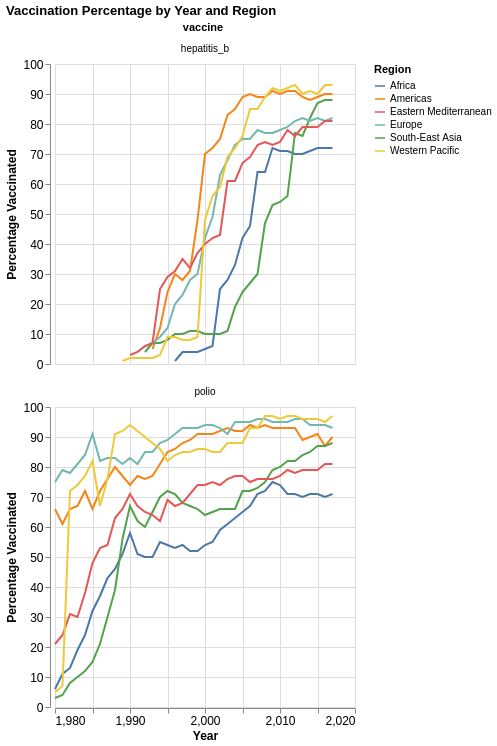

Notebook code for this chart:
### Code cell
# Task 8: Facet line plot for polio and hepatitis B vertically
vertical_world = alt.Chart(world_vaccination).mark_line().encode(   # Initialize line plot
    x=alt.X("yr").title("Year").scale(zero=False),              # X-axis = year, not starting from zero
    y=alt.Y("pct_vaccinated").title("Percentage Vaccinated"),   # Y-axis = percent vaccinated
    color=alt.Color("who_region").title("Region")               # Color = region
).facet(                                                        # Facet by vaccine type, arrange in one column
    "vaccine",
    columns=1
).configure_axis(                                               # Set size of axis text
    labelFontSize=12,
    titleFontSize=12
).properties(                                                   # Set plot title
    title="Vaccination Percentage by Year and Region"
)
vertical_world

### Figure 1 — Vega-Lite specification as saved in the notebook (floating-point values rounded to 4 significant figures; data arrays with more than 128 entries replaced by an {"elided": "..."} marker saying what was removed)
{"config": {"view": {"continuousWidth": 300, "continuousHeight": 300}, "axis": {"labelFontSize": 12, "titleFontSize": 12}}, "data": {"name": "data-7a55e572408cc36cdca53be021260944"}, "facet": {"field": "vaccine", "type": "nominal"}, "spec": {"mark": {"type": "line"}, "encoding": {"color": {"field": "who_region", "title": "Region", "type": "nominal"}, "x": {"field": "yr", "scale": {"zero": false}, "title": "Year", "type": "quantitative"}, "y": {"field": "pct_vaccinated", "title": "Percentage Vaccinated", "type": "quantitative"}}}, "columns": 1, "title": "Vaccination Percentage by Year and Region", "$schema": "https://vega.github.io/schema/vega-lite/v6.1.0.json", "datasets": {"data-7a55e572408cc36cdca53be021260944": {"elided": "402 records"}}}
